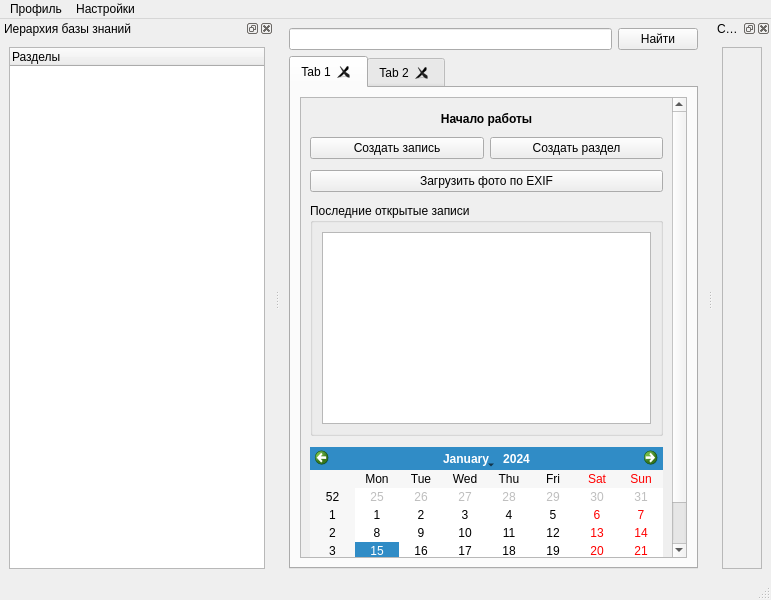
<?xml version="1.0" encoding="UTF-8"?>
<ui version="4.0">
 <class>MainWindow</class>
 <widget class="QMainWindow" name="MainWindow">
  <property name="geometry">
   <rect>
    <x>0</x>
    <y>0</y>
    <width>771</width>
    <height>600</height>
   </rect>
  </property>
  <property name="windowTitle">
   <string>MainWindow</string>
  </property>
  <property name="toolButtonStyle">
   <enum>Qt::ToolButtonStyle::ToolButtonTextBesideIcon</enum>
  </property>
  <property name="documentMode">
   <bool>false</bool>
  </property>
  <property name="dockNestingEnabled">
   <bool>false</bool>
  </property>
  <widget class="QWidget" name="centralwidget">
   <layout class="QVBoxLayout" name="verticalLayout_3">
    <item>
     <layout class="QHBoxLayout" name="horizontalLayout">
      <item>
       <widget class="QLineEdit" name="lineEdit"/>
      </item>
      <item>
       <widget class="QPushButton" name="pushButton">
        <property name="text">
         <string>Найти</string>
        </property>
       </widget>
      </item>
     </layout>
    </item>
    <item>
     <widget class="QTabWidget" name="tabWidget">
      <property name="enabled">
       <bool>true</bool>
      </property>
      <property name="autoFillBackground">
       <bool>false</bool>
      </property>
      <property name="tabPosition">
       <enum>QTabWidget::TabPosition::North</enum>
      </property>
      <property name="tabShape">
       <enum>QTabWidget::TabShape::Rounded</enum>
      </property>
      <property name="currentIndex">
       <number>0</number>
      </property>
      <property name="documentMode">
       <bool>false</bool>
      </property>
      <property name="tabsClosable">
       <bool>true</bool>
      </property>
      <property name="movable">
       <bool>true</bool>
      </property>
      <property name="tabBarAutoHide">
       <bool>true</bool>
      </property>
      <widget class="QWidget" name="tab">
       <attribute name="title">
        <string>Tab 1</string>
       </attribute>
       <layout class="QHBoxLayout" name="horizontalLayout_2">
        <item>
         <layout class="QVBoxLayout" name="verticalLayout_4">
          <item>
           <widget class="QScrollArea" name="scrollArea">
            <property name="widgetResizable">
             <bool>true</bool>
            </property>
            <widget class="QWidget" name="scrollAreaWidgetContents">
             <property name="geometry">
              <rect>
               <x>0</x>
               <y>0</y>
               <width>351</width>
               <height>591</height>
              </rect>
             </property>
             <layout class="QVBoxLayout" name="verticalLayout_6">
              <item>
               <spacer name="verticalSpacer">
                <property name="orientation">
                 <enum>Qt::Orientation::Vertical</enum>
                </property>
                <property name="sizeType">
                 <enum>QSizePolicy::Policy::Minimum</enum>
                </property>
                <property name="sizeHint" stdset="0">
                 <size>
                  <width>20</width>
                  <height>5</height>
                 </size>
                </property>
               </spacer>
              </item>
              <item>
               <widget class="QLabel" name="label">
                <property name="sizePolicy">
                 <sizepolicy hsizetype="Minimum" vsizetype="Maximum">
                  <horstretch>0</horstretch>
                  <verstretch>0</verstretch>
                 </sizepolicy>
                </property>
                <property name="tabletTracking">
                 <bool>false</bool>
                </property>
                <property name="text">
                 <string>&lt;html&gt;&lt;head/&gt;&lt;body&gt;&lt;p&gt;&lt;span style=&quot; font-weight:700;&quot;&gt;Начало работы&lt;/span&gt;&lt;/p&gt;&lt;/body&gt;&lt;/html&gt;</string>
                </property>
                <property name="textFormat">
                 <enum>Qt::TextFormat::AutoText</enum>
                </property>
                <property name="scaledContents">
                 <bool>false</bool>
                </property>
                <property name="alignment">
                 <set>Qt::AlignmentFlag::AlignCenter</set>
                </property>
                <property name="wordWrap">
                 <bool>false</bool>
                </property>
                <property name="openExternalLinks">
                 <bool>false</bool>
                </property>
               </widget>
              </item>
              <item>
               <spacer name="verticalSpacer_3">
                <property name="orientation">
                 <enum>Qt::Orientation::Vertical</enum>
                </property>
                <property name="sizeType">
                 <enum>QSizePolicy::Policy::Minimum</enum>
                </property>
                <property name="sizeHint" stdset="0">
                 <size>
                  <width>20</width>
                  <height>5</height>
                 </size>
                </property>
               </spacer>
              </item>
              <item>
               <layout class="QHBoxLayout" name="horizontalLayout_3">
                <item>
                 <widget class="QPushButton" name="pushButton_3">
                  <property name="text">
                   <string>Создать запись</string>
                  </property>
                 </widget>
                </item>
                <item>
                 <widget class="QPushButton" name="pushButton_4">
                  <property name="text">
                   <string>Создать раздел</string>
                  </property>
                 </widget>
                </item>
               </layout>
              </item>
              <item>
               <spacer name="verticalSpacer_4">
                <property name="orientation">
                 <enum>Qt::Orientation::Vertical</enum>
                </property>
                <property name="sizeType">
                 <enum>QSizePolicy::Policy::Minimum</enum>
                </property>
                <property name="sizeHint" stdset="0">
                 <size>
                  <width>20</width>
                  <height>5</height>
                 </size>
                </property>
               </spacer>
              </item>
              <item>
               <widget class="QPushButton" name="pushButton_2">
                <property name="text">
                 <string>Загрузить фото по EXIF</string>
                </property>
               </widget>
              </item>
              <item>
               <spacer name="verticalSpacer_2">
                <property name="orientation">
                 <enum>Qt::Orientation::Vertical</enum>
                </property>
                <property name="sizeType">
                 <enum>QSizePolicy::Policy::Minimum</enum>
                </property>
                <property name="sizeHint" stdset="0">
                 <size>
                  <width>20</width>
                  <height>5</height>
                 </size>
                </property>
               </spacer>
              </item>
              <item>
               <widget class="QGroupBox" name="groupBox">
                <property name="sizePolicy">
                 <sizepolicy hsizetype="Preferred" vsizetype="Minimum">
                  <horstretch>0</horstretch>
                  <verstretch>150</verstretch>
                 </sizepolicy>
                </property>
                <property name="title">
                 <string>Последние открытые записи</string>
                </property>
                <layout class="QVBoxLayout" name="verticalLayout_7">
                 <item>
                  <layout class="QVBoxLayout" name="verticalLayout_5">
                   <item>
                    <widget class="QListWidget" name="listWidget">
                     <property name="frameShadow">
                      <enum>QFrame::Shadow::Sunken</enum>
                     </property>
                     <property name="sortingEnabled">
                      <bool>true</bool>
                     </property>
                    </widget>
                   </item>
                  </layout>
                 </item>
                </layout>
               </widget>
              </item>
              <item>
               <spacer name="verticalSpacer_5">
                <property name="orientation">
                 <enum>Qt::Orientation::Vertical</enum>
                </property>
                <property name="sizeType">
                 <enum>QSizePolicy::Policy::Minimum</enum>
                </property>
                <property name="sizeHint" stdset="0">
                 <size>
                  <width>20</width>
                  <height>5</height>
                 </size>
                </property>
               </spacer>
              </item>
              <item>
               <widget class="QCalendarWidget" name="calendarWidget"/>
              </item>
             </layout>
            </widget>
           </widget>
          </item>
         </layout>
        </item>
       </layout>
      </widget>
      <widget class="QWidget" name="tab_2">
       <attribute name="title">
        <string>Tab 2</string>
       </attribute>
      </widget>
     </widget>
    </item>
   </layout>
  </widget>
  <widget class="QMenuBar" name="menuBar">
   <property name="geometry">
    <rect>
     <x>0</x>
     <y>0</y>
     <width>771</width>
     <height>33</height>
    </rect>
   </property>
   <widget class="QMenu" name="menu">
    <property name="title">
     <string>Профиль</string>
    </property>
   </widget>
   <widget class="QMenu" name="menu_2">
    <property name="title">
     <string>Настройки</string>
    </property>
   </widget>
   <addaction name="menu"/>
   <addaction name="menu_2"/>
  </widget>
  <widget class="QStatusBar" name="statusBar"/>
  <widget class="QDockWidget" name="dockWidget_6">
   <property name="floating">
    <bool>false</bool>
   </property>
   <property name="windowTitle">
    <string>Иерархия базы знаний</string>
   </property>
   <attribute name="dockWidgetArea">
    <number>1</number>
   </attribute>
   <widget class="QWidget" name="dockWidgetContents_6">
    <layout class="QVBoxLayout" name="verticalLayout_2">
     <item>
      <widget class="QTreeWidget" name="treeWidget">
       <column>
        <property name="text">
         <string notr="true">Разделы</string>
        </property>
       </column>
      </widget>
     </item>
    </layout>
   </widget>
  </widget>
  <widget class="QDockWidget" name="dockWidget_7">
   <property name="windowTitle">
    <string>Свйства</string>
   </property>
   <attribute name="dockWidgetArea">
    <number>2</number>
   </attribute>
   <widget class="QWidget" name="dockWidgetContents_7">
    <layout class="QVBoxLayout" name="verticalLayout">
     <item>
      <widget class="QFrame" name="frame">
       <property name="frameShape">
        <enum>QFrame::Shape::StyledPanel</enum>
       </property>
       <property name="frameShadow">
        <enum>QFrame::Shadow::Raised</enum>
       </property>
      </widget>
     </item>
    </layout>
   </widget>
  </widget>
 </widget>
 <resources/>
 <connections/>
</ui>
